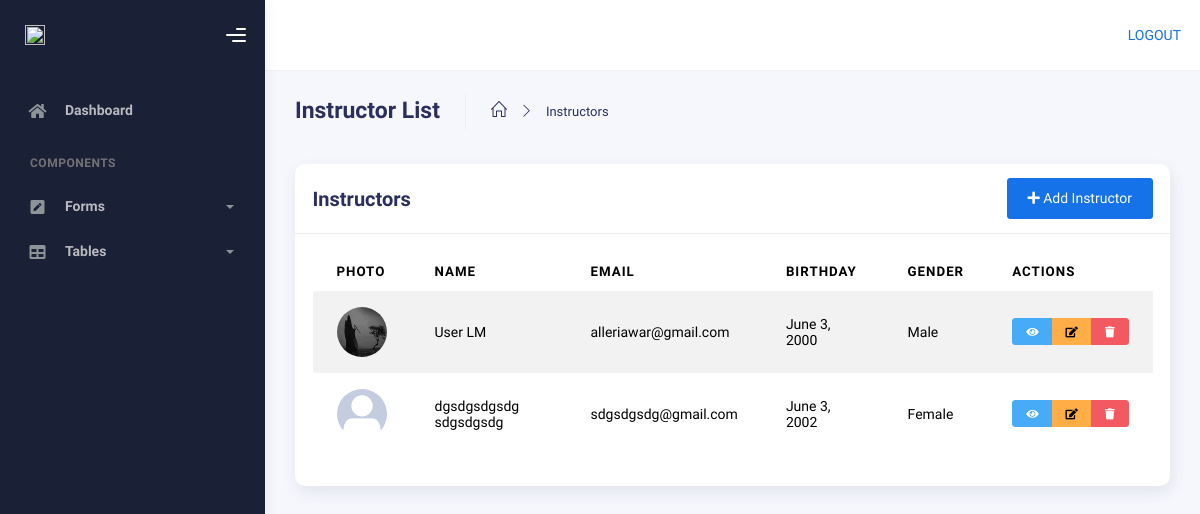
The page /admin-page/instructor-list/ on the database as committed earlier.
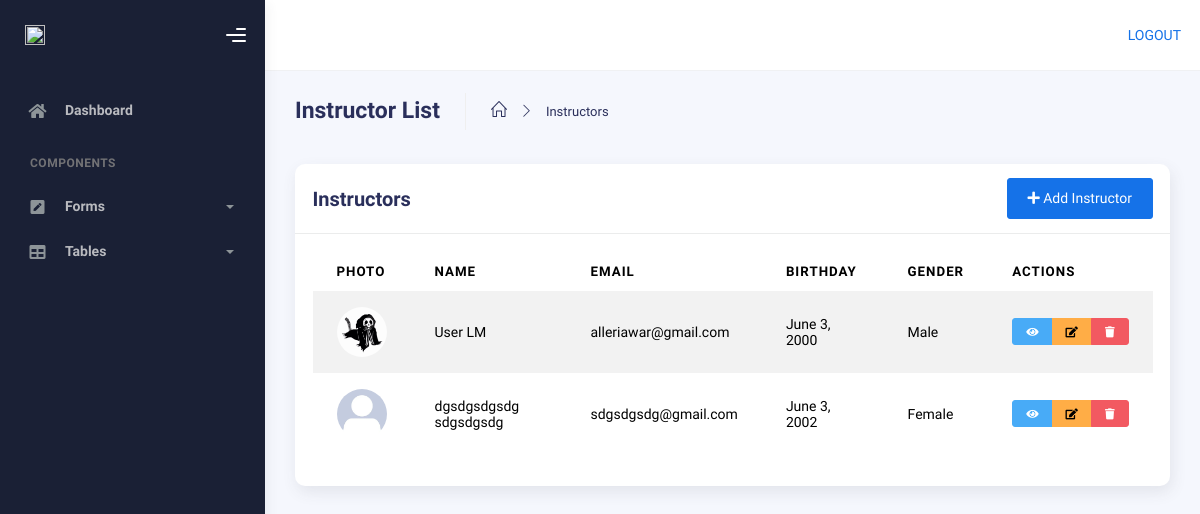
The same page on the database as committed later.
### AppCodingNexus/models.py (models this page shows, shortened)
class UserProfile(models.Model):
    user = models.OneToOneField(User, on_delete=models.CASCADE)
    studentID = models.IntegerField(null=True, blank=True)
    display_photo = models.ImageField(upload_to='profile_pics/', default='default.jpg')
    firstname = models.CharField(max_length=50)
    lastname = models.CharField(max_length=50)
    birthday = models.DateField()
    gender = models.CharField(max_length=15, null=True, blank=True)
    role = models.CharField(max_length=20,choices=[('Student', 'Student'), ('Instructor', 'Instructor')], blank=True)
    bio = models.TextField(blank=True)
    is_deleted = models.BooleanField(default=False)
    deletion_requested = models.DateTimeField(null=True, blank=True)

### AppCodingNexus/views.py (the view)
# urls.py: path('admin-page/instructor-list/', views.instructor_list, name='instructor-list'),
def instructor_list(request):
    instructors = UserProfile.objects.filter(role='Instructor')
    return render(request, 'admin_page/tables/instructor_table.html', {'instructors': instructors})

### templates/admin_page/tables/instructor_table.html (shortened to what this page needs)
{% extends "admin_page/base.html" %}
{% load static %}
{% block content %}
<div class="container">
  <div class="page-inner">
    <div class="page-header">
      <h3 class="fw-bold mb-3">Instructor List</h3>
      <ul class="breadcrumbs mb-3">
        <li class="nav-home">
          <a href="{% url 'admin-page' %}">
            <i class="icon-home"></i>
          </a>
        </li>
        <li class="separator">
          <i class="icon-arrow-right"></i>
        </li>
        <li class="nav-item">
          <a href="#">Instructors</a>
        </li>
      </ul>
    </div>
    <div class="row">
      <div class="col-md-12">
        <div class="card">
          <div class="card-header">
            <div class="d-flex justify-content-between align-items-center">
              <h4 class="card-title">Instructors</h4>
              <a href="{% url 'instructor-form' %}" class="btn btn-primary">
                <i class="fa fa-plus"></i> Add Instructor
              </a>
            </div>
          </div>
          <div class="card-body">
            <div class="table-responsive">
              <table id="basic-datatables" class="display table table-striped table-hover">
                <thead>
                  <tr>
                    <th>Photo</th>
                    <th>Name</th>
                    <th>Email</th>
                    <th>Birthday</th>
                    <th>Gender</th>
                    <th style="width: 150px;">Actions</th>
                  </tr>
                </thead>
                <tbody>
                  {% for instructor in instructors %}
                  <tr>
                    <td>
                      <img src="{{ instructor.display_photo.url }}" alt="Profile Photo"
                           width="50" height="50" class="rounded-circle">
                    </td>
                    <td>{{ instructor.firstname }} {{ instructor.lastname }}</td>
                    <td>{{ instructor.user.email }}</td>
                    <td>{{ instructor.birthday }}</td>
                    <td>{{ instructor.gender }}</td>
                    <td>
                      <div class="btn-group" role="group">
                        <a href="{% url 'instructor-view' instructor.id %}"
                           class="btn btn-info btn-sm"
                           data-toggle="tooltip"
                           title="View Details">
                          <i class="fas fa-eye"></i>
                        </a>
                        <a href="{% url 'instructor-edit' instructor.id %}"
                           class="btn btn-warning btn-sm"
                           data-toggle="tooltip"
                           title="Edit">
                          <i class="fas fa-edit"></i>
                        </a>
                        <button type="button"
                                class="btn btn-danger btn-sm"
                                data-toggle="modal"
                                data-target="#deleteModal{{ instructor.id }}"
                                title="Delete">
                          <i class="fas fa-trash"></i>
                        </button>
                      </div>
                    </td>
                  </tr>
                  {% endfor %}
                </tbody>
              </table>
            </div>
          </div>
        </div>
      </div>
    </div>
  </div>
</div>
<link rel="stylesheet" href="https://cdn.datatables.net/1.11.5/css/jquery.dataTables.min.css">
{% endblock %}

Rows that differ between the two databases and show on the page:
changed UserProfile "User": display_photo: a different picture
